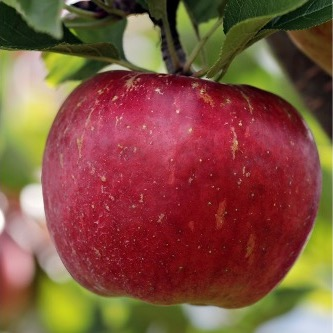
//> input picture Multiband Image Blending/image/apple.jpg, 333 x 333 px
$ ./Multiband_Image_Blending   (built with g++ and OpenCV 4)
//> lines starting //> are read from the running program, lines starting //| are printed output that depends on the picture; after the words box and inside, x2 and y2 are one past the last pixel; in counts of white or black regions, pixels touching at a corner belong together
#include <iostream>
#include <vector>
#include "opencv2/core.hpp"
#include "opencv2/highgui.hpp"
#include "opencv2/imgproc.hpp"

using namespace std;
using namespace cv;

vector<Mat> GaussianPyramid(Mat img, int depth = 10) { //줄인이미지 저장
    vector<Mat> pyramid;
    pyramid.push_back(img);

    for (int i = 0; i < depth; i++) {
        Mat src;
        pyrDown(img, src);
        pyramid.push_back(src);
        img = src;
    }
    return pyramid;
}

vector<Mat> LaplacianPyramid(Mat img, int depth = 10) {
    vector<Mat> pyramid;
    Mat src = img;

    for (int i = 0; i < depth; i++) {
        Mat small, tmp;
        pyrDown(src, small);
        pyrUp(small, tmp, src.size());
        pyramid.push_back(src - tmp);
        src = small;
    }
    pyramid.push_back(src);

    return pyramid;
}

Mat reconstruct(const vector<Mat>& pyramid){
    Mat ret = pyramid.back();
    for (int i = pyramid.size()-2; i >= 0; i--) {
        pyrUp(ret, ret, pyramid[i].size());
        ret += pyramid[i];
    }
    return ret;
}

Mat blend(Mat img1, Mat img2, Mat mask) {
    Mat mul1, mul2, mask2, sum;
    multiply(img1, mask, mul1);
    mask2 = Scalar::all(1) - mask;
    multiply(img2, mask2, mul2);
    add(mul1, mul2, sum);
    return sum;
}


int main() {
    Mat image1 = imread("C:\\Users\\user\\Desktop\\apple.jpg");
//> image1 is the input picture: 333 rows x 333 cols, CV_8UC3; mean B, G, R 61.4, 79.9, 128.4
    Mat image2 = imread("C:\\Users\\user\\Desktop\\orange.jpg");
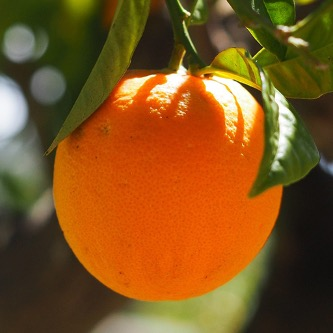
//> input picture Multiband Image Blending/image/orange.jpg, 333 x 333 px
//> image2 is the input picture: 333 rows x 333 cols, CV_8UC3; mean B, G, R 30.9, 83, 127.7
    Mat mask = imread("C:\\Users\\user\\Desktop\\mask.png");
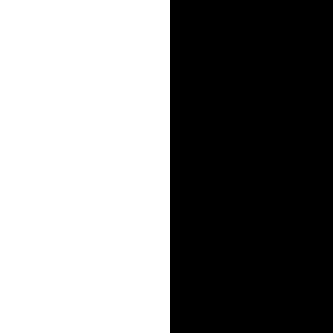
//> input picture Multiband Image Blending/image/mask.png, 333 x 333 px
//> mask is the input picture: 333 rows x 333 cols, CV_8UC3; 51.1% white; 1 black region, box (x1, y1, x2, y2) and area: (170, 0, 333, 333) 54279

    vector<Mat> pyrmida;

    image1.convertTo(image1, CV_32F, 1 / 255.f);
//> image1: 333 rows x 333 cols, CV_32FC3
    image2.convertTo(image2, CV_32F, 1 / 255.f);
//> image2: 333 rows x 333 cols, CV_32FC3
    mask.convertTo(mask, CV_32F, 1 / 255.f);


    auto Lp_apple = LaplacianPyramid(image1); //라플 사과
//> the loop in LaplacianPyramid, `for (int i = 0; i < depth; i++)` made 10 passes
//> src on passes 9 to 10: [[0.255, 0.318, 0.512]], [[0.255, 0.318, 0.512]]
//> in LaplacianPyramid, `pyramid.push_back(src);`:
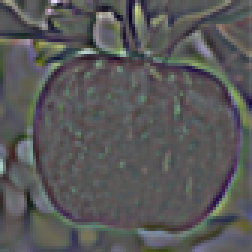
//> pyramid[2]: 84 rows x 84 cols, CV_32FC3 (shown 3 times larger); mean B, G, R 0.00019, 8.68e-05, 2.89e-05; drawn with min black and max white
    auto Lp_orange = LaplacianPyramid(image2); //라플 오렌지
//> call 2 of LaplacianPyramid, with depth = 10
//> the loop in LaplacianPyramid (call 2), `for (int i = 0; i < depth; i++)` made 10 passes
//> src on passes 9 to 10: [[0.126, 0.333, 0.508]], [[0.126, 0.333, 0.508]]
//> in LaplacianPyramid (call 2), `pyramid.push_back(src);`:
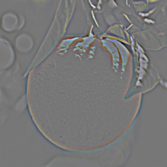
//> pyramid[1]: 167 rows x 167 cols, CV_32FC3; mean B, G, R -4.13e-06, 4.19e-06, 6.75e-06; drawn with min black and max white
//> in LaplacianPyramid (call 2), `pyramid.push_back(src);`:
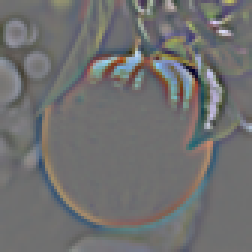
//> pyramid[2]: 84 rows x 84 cols, CV_32FC3 (shown 3 times larger); mean B, G, R 6.04e-05, 7.57e-05, 8.47e-05; drawn with min black and max white
    auto Ga_mask = GaussianPyramid(mask); //가우 마스크
//> the loop in GaussianPyramid, `for (int i = 0; i < depth; i++)` made 10 passes
//> img on passes 9 to 10: [[0.63, 0.63, 0.63]], [[0.63, 0.63, 0.63]]

    for (int i = 0; i <= 10; i++) {  // Mat과 vector<Mat> 형을 맞춰주기 위해 pushback
        auto num = blend(Lp_apple[i], Lp_orange[i], Ga_mask[i]);
        pyrmida.push_back(num);
    }
//> this loop made 11 passes
//> (mask2 in blend, mul2 in blend, num) on pass 10: ([[0.37, 0.37, 0.37]], [[0, 0, 0]], [[0, -3.76e-08, 0]])
//> (mul1 in blend, mask2 in blend, mul2 in blend, num) on pass 11: ([[0.161, 0.2, 0.323]], [[0.37, 0.37, 0.37]], [[0.0466, 0.123, 0.188]], [[0.207, 0.323, 0.511]])
//> pass 1, in blend, `add(mul1, mul2, sum);`:
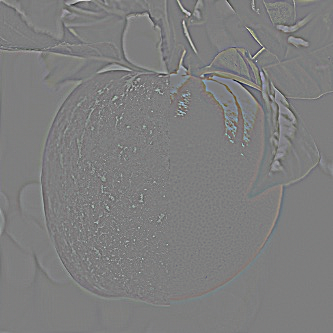
//> sum: 333 rows x 333 cols, CV_32FC3; mean B, G, R 2.14e-05, 1.9e-05, 2e-05; drawn with min black and max white

    Mat result = reconstruct(pyrmida);
//> in reconstruct, `Mat ret = pyramid.back();`: ret = [[0.207, 0.323, 0.511]]
//> the loop in reconstruct, `for (int i = pyramid.size()-2; i >= 0; i--)` made 10 passes
//> after the loop in reconstruct, `for (int i = pyramid.size()-2; i >= 0; i--)`:
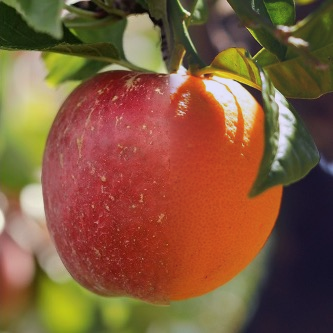
//> ret: 333 rows x 333 cols, CV_32FC3; mean B, G, R 0.22, 0.348, 0.53; drawn with min black and max white
    imshow("res", result);
    waitKey();

}
